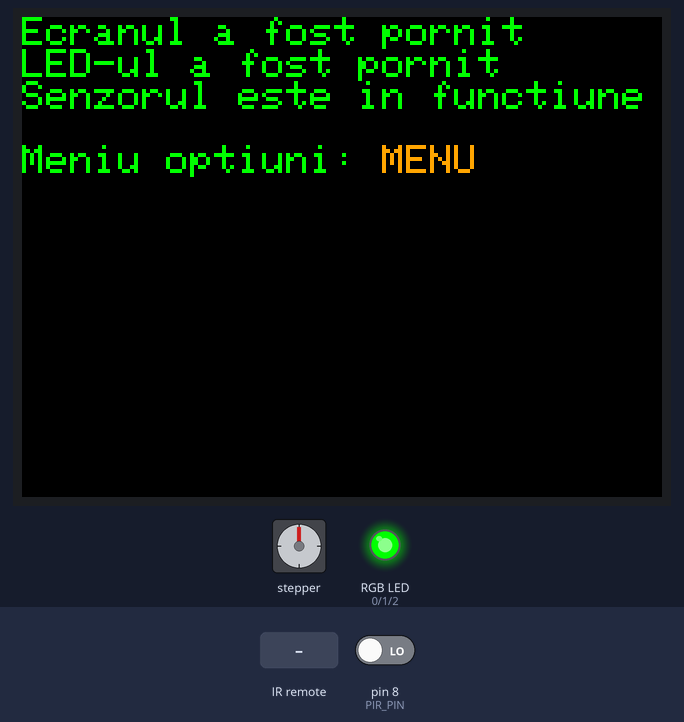
Bench run of a sketch on a simulated Arduino Uno, built with avr-gcc and run on an emulated ATmega328P. Shown: 320×240 colour display, stepper motor, an RGB LED mixed from three pins (HIGH = lit). The test bench sets the inputs (shaded band); at power-on: pin 8 (PIR_PIN) LOW. Stepper angles assume 2000 steps per turn.

Above: at 1.3 s.
1.4 s: pin 8 (PIR_PIN) driven HIGH
At 1.9 s:
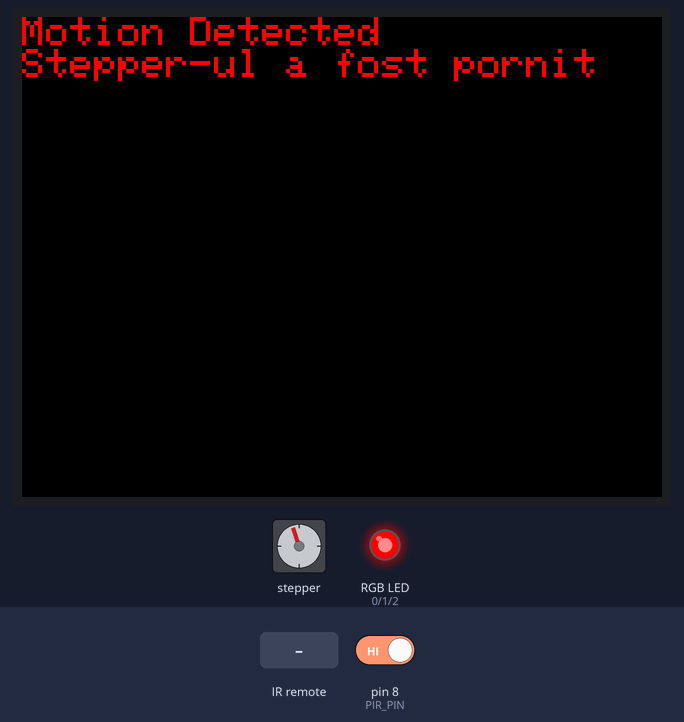
6.3 s: infrared code 0xE2 received
At 7.9 s:
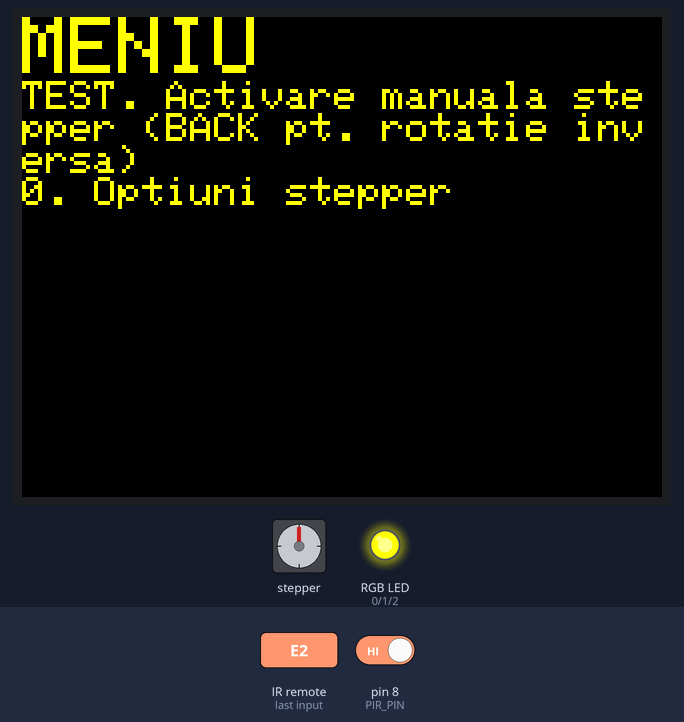
9.0 s: infrared code 0x22 received
At 9.5 s:
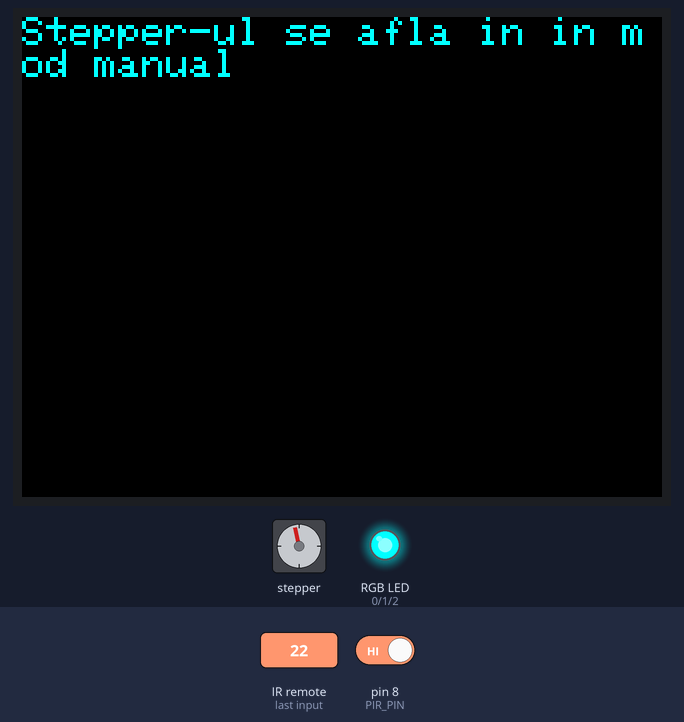
13.9 s: pin 8 (PIR_PIN) driven LOW
At 15.72 s:
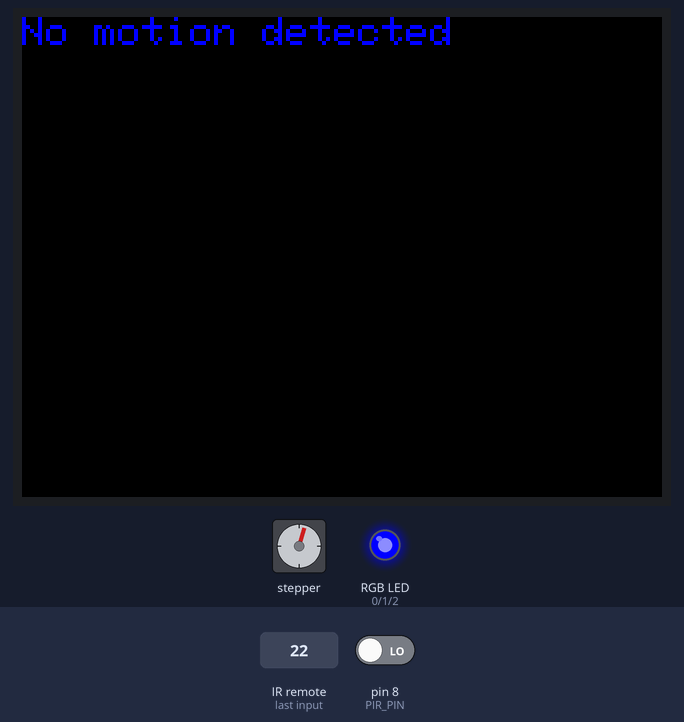
16.4 s: infrared code 0xA2 received
At 17.3 s:
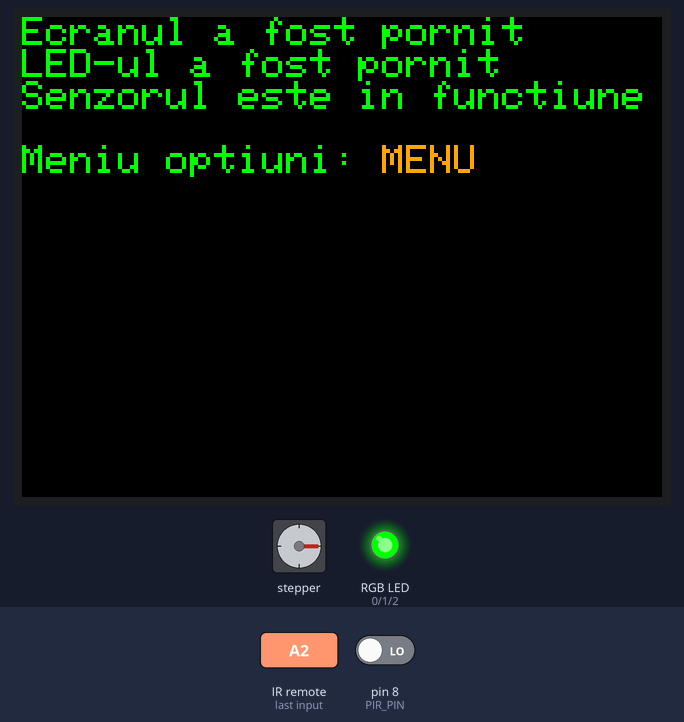
18.5 s: infrared code 0x68 received
At 20.0 s:
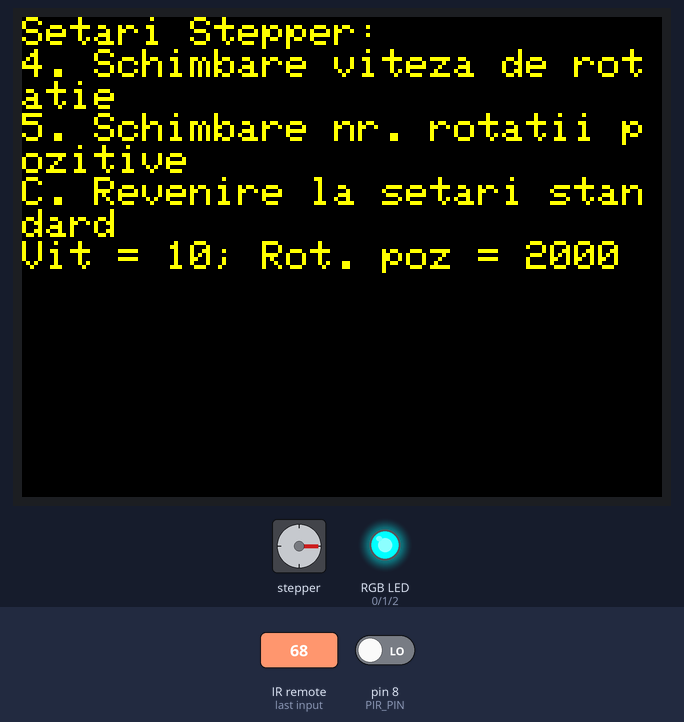
Timing chart, 0 to 21.0 s (numbered marks = the images above; inputs shaded):
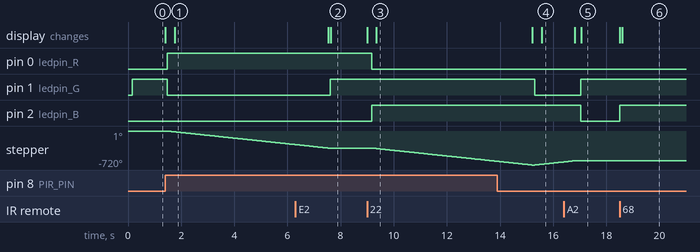

Measured:
- after the input at 1.4 s, pin 0 (ledpin_R): LOW → HIGH after 0.08 s; pin 1 (ledpin_G): HIGH → LOW after 0.08 s; stepper: keeps turning counter-clockwise at about 60°/s, starting after 0.08 s; the display: first changes at once (image 1 shows a later state)
- after the input at 6.3 s, pin 1 (ledpin_G): LOW → HIGH after 1.3 s; the display: first changes after 1.2 s (image 2 shows a later state)
- after the input at 9.0 s, pin 0 (ledpin_R): HIGH → LOW after 0.17 s; pin 2 (ledpin_B): LOW → HIGH after 0.17 s; stepper: keeps turning counter-clockwise at about 60°/s, starting after 0.17 s; the display: first changes at once (image 3 shows a later state)
- after the input at 13.9 s, pin 1 (ledpin_G): HIGH → LOW after 1.4 s; the display: first changes after 1.3 s (image 4 shows a later state)
- after the input at 16.4 s, pin 1 (ledpin_G): LOW → HIGH after 0.64 s; pin 2 (ledpin_B): HIGH → LOW after 0.64 s; the display: first changes after 0.41 s (image 5 shows a later state)
- after the input at 18.5 s, pin 2 (ledpin_B): LOW → HIGH at once; the display: first changes at once (image 6 shows a later state)

The sketch:

sketch.ino
```cpp
#include "SPI.h"
#include "Adafruit_GFX.h"
#include "Adafruit_ILI9341.h"
#include <Stepper.h>
#include <IRremote.h>

#define TFT_DC 9
#define TFT_CS 10
Adafruit_ILI9341 tft = Adafruit_ILI9341(TFT_CS, TFT_DC);

#define PIR_PIN 8
int pirState = LOW;
int val = 0;

#define ledpin_R 0
#define ledpin_G 1
#define ledpin_B 2

int stepsPerRevolution = 2000;
int stepsPerReverseRevolution = 500;
const int A_min = 3;
const int A_plus = 4;
const int B_plus = 5;
const int B_min = 6;
Stepper myStepper(stepsPerRevolution, A_min, A_plus, B_plus, B_min);

#define pin_IR 7

void alarma();
void display_motion(const char* texxt, uint16_t culoare);
void display_menu();
void setRGBColor(bool red, bool green, bool blue);
void translateIR();


void setup() {
  tft.begin();
  tft.setRotation(1);
  pinMode(PIR_PIN, INPUT);
  pinMode(ledpin_R, OUTPUT);
  pinMode(ledpin_G, OUTPUT);
  pinMode(ledpin_B, OUTPUT);
  setRGBColor(0, 1, 0);
  myStepper.setSpeed(10);
  IrReceiver.begin(pin_IR, ENABLE_LED_FEEDBACK);
  tft.setCursor(0, 0);
  tft.setTextColor(ILI9341_GREEN);
  tft.setTextSize(2);
  tft.println("Ecranul a fost pornit");
  tft.println("LED-ul a fost pornit");
  tft.println("Senzorul este in functiune");
  tft.print("\nMeniu optiuni: ");
  tft.setTextColor(ILI9341_ORANGE);
  tft.print("MENU\n");
}

void loop() {
  if (IrReceiver.decode()) {
    translateIR();
    IrReceiver.resume();
  }
  alarma();
}

void alarma(){
  val = digitalRead(PIR_PIN);
  if (val == HIGH) {
    if (pirState == LOW) {
      display_motion("Motion Detected \nStepper-ul a fost pornit", ILI9341_RED);
      setRGBColor(1, 0, 0);
      myStepper.step(-stepsPerRevolution);
      pirState = HIGH;
    }
  } else {
    if (pirState == HIGH) {
      display_motion("No motion detected", ILI9341_BLUE);
      setRGBColor(0, 0, 1);
      myStepper.step(stepsPerReverseRevolution);
      pirState = LOW;
    }
  }
}

void display_motion(const char* texxt, uint16_t culoare) {
  tft.fillScreen(ILI9341_BLACK);
  tft.setCursor(0, 0);
  tft.setTextColor(culoare);
  tft.setTextSize(2);
  tft.println(texxt);
}

void setRGBColor(bool red, bool green, bool blue) {
  digitalWrite(ledpin_R, red);
  digitalWrite(ledpin_G, green);
  digitalWrite(ledpin_B, blue);
}

void translateIR(){
  switch (IrReceiver.decodedIRData.command) {
    case 162:
      tft.fillScreen(ILI9341_BLACK);
      setup();
      break;
    case 226:
      display_menu();
      break;
    case 34:
      display_menu();
      display_motion("Stepper-ul se afla in in mod manual", ILI9341_CYAN);
      setRGBColor(0, 1, 1);
      myStepper.step(-stepsPerRevolution);
      break;
    case 194:
      setRGBColor(0, 1, 1);
      myStepper.step(stepsPerRevolution);
      break;
   case 104:
      setRGBColor(0, 1, 1);
      display_motion("Setari Stepper: ", ILI9341_YELLOW);
      tft.setTextColor(ILI9341_YELLOW);
      tft.setTextSize(2);
      tft.println("4. Schimbare viteza de rotatie");
      tft.println("5. Schimbare nr. rotatii pozitive");
      tft.println("C. Revenire la setari standard");
      tft.println("Vit = 10; Rot. poz = 2000");
      break;
    case 176:
      myStepper.setSpeed(10);
      stepsPerRevolution = 2000;
      stepsPerReverseRevolution = 500;
      break;
    case 16:
      tft.println("Optiunu viteza de rotatie");
      tft.println("<<. Viteza rot. = 5");
      tft.println(">>. Viteza rot. = 20");
      break;
    case 224:
      myStepper.setSpeed(5);
      break;
    case 144:
      myStepper.setSpeed(20);
      break;
    case 56:
      tft.println("Optiunu nr. rotatii");
      tft.println("+. Numar rotatii = 5000");
      tft.println("-. Viteza rot. = 500");
      break;
    case 2:
      stepsPerRevolution = 5000;
      break;
    case 152:
      stepsPerRevolution = 500;
      break;
  }
}

void display_menu(){
  tft.fillScreen(ILI9341_BLACK);
  setRGBColor(1, 1, 0);
  tft.setCursor(0, 0);
  tft.setTextColor(ILI9341_YELLOW);
  tft.setTextSize(4);
  tft.println("MENIU");
  tft.setTextSize(2);
  tft.println("TEST. Activare manuala stepper (BACK pt. rotatie inversa)");
  tft.println("0. Optiuni stepper");
}
```
